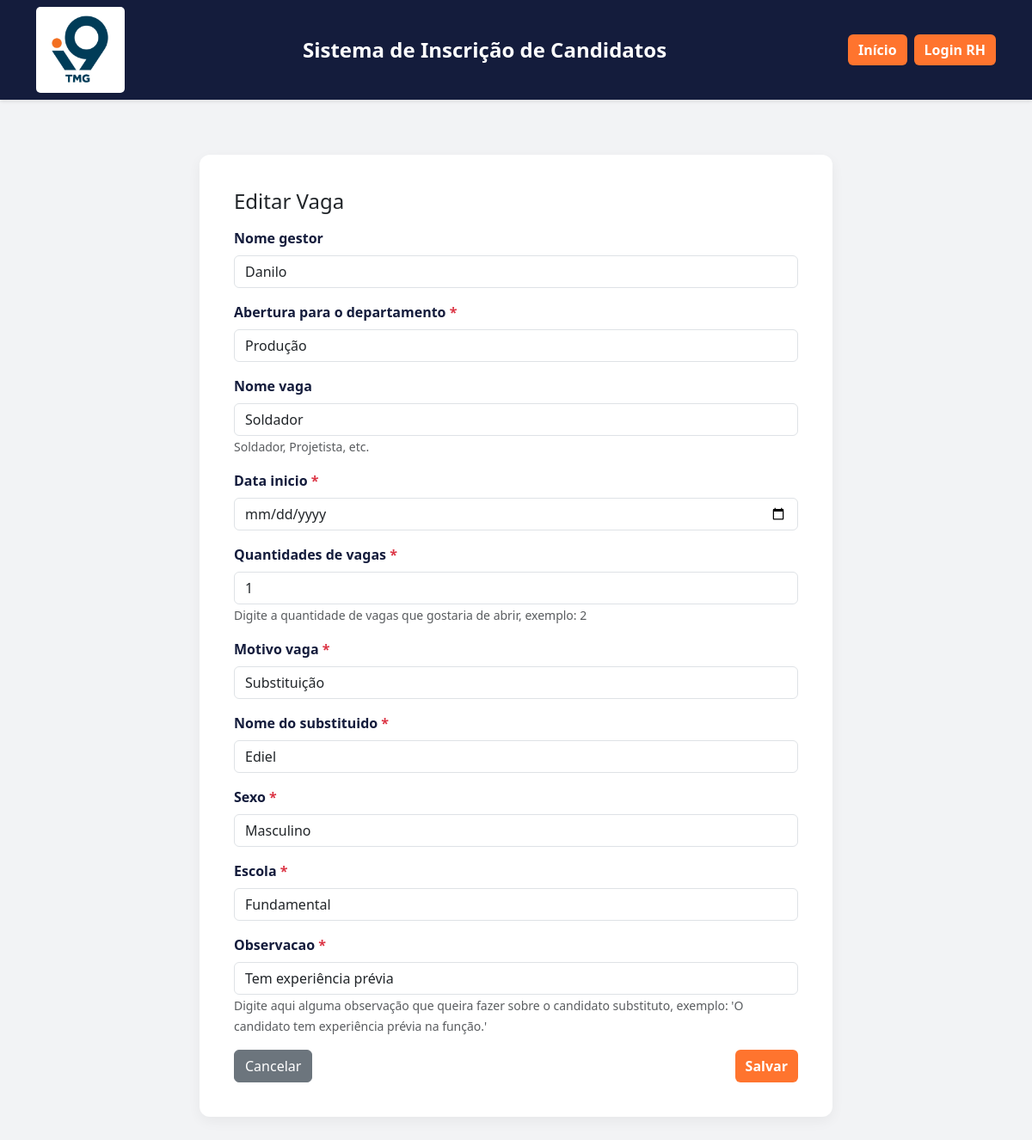
/vagas/rh/vaga/5/editar/ (signed in), run on the app's committed database.
### vagasAbertas/models.py (models this page shows, shortened)
class Vagas(models.Model):
    STATUS_CHOICES = [
        ('em_analise', 'Em Analise'),
        ('aprovado', 'Aprovado'),
        ('rejeitado', 'Rejeitado')
    ]
    DEPARTAMENTOS = [
            ('comercial', 'Comercial'),
            ('compras', 'Compras'),
            ('diretoria', 'Diretoria'),
            ('financeiro', 'Financeiro'),
            ('rh', 'Recursos Humanos'),
            ('obra', 'Obras'),
            ('orcamento', 'Orçamento'),
            ('planejamento', 'Planejamento Processos e Qualidade'),
            ('producao', 'Produção'),
            ('projetos', 'Projetos'),
            ('ti', 'Tecnologia de Informação')
        ]
    solicitante = models.ForeignKey(User, on_delete=models.SET_NULL, null=True, blank=True)
    nome_gestor = models.CharField(max_length=200, blank=True)
    data_solic = models.DateField(auto_now_add=True)
    abertura_para_o_departamento = models.CharField(max_length=200, choices=DEPARTAMENTOS)
    nome_vaga = models.CharField(max_length=200, blank=True, help_text="Soldador, Projetista, etc.")
    data_inicio = models.DateField()
    quantidades_de_vagas = models.PositiveBigIntegerField(help_text="Digite a quantidade de vagas que gostaria de abrir, exemplo: 2")
    motivo_vaga = models.CharField(max_length=100, choices=[
        ('substitucao', 'Substituição'),
        ('nova_vaga', 'Novas Vagas')
    ])
    nome_do_substituido = models.CharField(max_length=200)
    sexo = models.CharField(max_length=100, choices=[
        ('masculino', 'Masculino'),
        ('feminino', 'Feminino'),
        ('naoexp', 'Prefiro não especificar.')
    ])
    escola = models.CharField(max_length=100, choices=[
        ('fundamental', 'Fundamental'),
        ('medio', 'Ensino Médio'),
        ('superior', 'Superior'),
        ('tecnico', 'Técnico')
    ])
    observacao = models.TextField(blank=False, help_text="Digite aqui alguma observação que queira fazer sobre o candidato substituto, exemplo: 'O candidato tem experiência prévia na função.'")
    status = models.CharField(max_length=20, choices=STATUS_CHOICES, default = 'em_analise')
    ativa = models.BooleanField(default=True)
    data_cadastro = models.DateTimeField(auto_now_add=True)
    observacao_rh = models.TextField(blank=True)
    class Meta:
        verbose_name = 'Candidato'
        verbose_name_plural = 'Candidatos'
        ordering = ['-data_cadastro']

### vagasAbertas/views.py (the view)
# urls.py: path('rh/vaga/<int:vaga_id>/editar/', views.editar_vaga, name='editar_vaga'),
@login_required
def editar_vaga(request, vaga_id):
    vaga = get_object_or_404(Vagas, id=vaga_id)
    if not is_rh(request.user):
        messages.error(request, "Você não ter permissão para editar esta vaga.")
        return redirect("listar_vagas")
    form = dadosVagas(request.POST or None, instance = vaga)
    if form.is_valid():
        form.save()
        messages.success(request, "Vaga atualizada com sucesso!")
        return redirect("listar_vagas" if vaga.solicitante == request.user else "listar_vagas")
    return render(request, "vagasAbertas/editar_vaga.html", {"form": form, "vaga": vaga})

### vagasAbertas/forms.py
class dadosVagas(forms.ModelForm):
    class Meta:
        model = Vagas
        fields = ['nome_gestor', 'abertura_para_o_departamento', 'nome_vaga',
                   'data_inicio', 'quantidades_de_vagas', 'motivo_vaga',
                   'nome_do_substituido', 'sexo', 'escola', 'observacao']
        widgets = {
            'nome_gestor': forms.TextInput(attrs={'class': 'form-control'}),
            'abertura_para_o_departamento': forms.Select(attrs={'class': 'form-control'}),
            'nome_vaga': forms.TextInput(attrs={'class': 'form-control'}),
            'data_inicio': forms.DateInput(attrs={'class': 'form-control', 'type': 'date'}),
            'quantidades_de_vagas': forms.NumberInput(attrs={'class': 'form-control', 'min': '1'}),
            'motivo_vaga': forms.Select(attrs={'class': 'form-control'}),
            'nome_do_substituido': forms.TextInput(attrs={'class': 'form-control'}),
            'sexo': forms.Select(attrs={'class': 'form-control'}),
            'escola': forms.Select(attrs={'class': 'form-control'}),
            'observacao': forms.TextInput(attrs={'class': 'form-control', 'rows': 5})
        }

### vagasAbertas/views.py (called while the page is built)
def is_rh(user):
    return user.is_staff or user.groups.filter(name="RH").exists()

### vagasAbertas/templates/vagasAbertas/editar_vaga.html (shortened to what this page needs)
{% extends "vagasAbertas/base.html" %}
{% block content %}
<div class="row justify-content-center">
    <div class="col-md-8">
        <div class="main-card">
            <h4 class="mb-3">Editar Vaga</h4>
            <form method="post">
                {% for field in form %}
                    <div class="mb-3">
                        <label for="{{ field.id_for_label }}" class="form-label">
                            {{ field.label }}
                            {% if field.field.required %}<span class="text-danger">*</span>{% endif %}
                        </label>
                        {{ field }}
                        {% if field.help_text %}<small class="form-text text-muted">{{ field.help_text }}</small>{% endif %}
                    </div>
                {% endfor %}
                <div class="d-flex justify-content-between">
                    <a href="{% url 'painel_rh' %}" class="btn btn-secondary">Cancelar</a>
                    <button type="submit" class="btn btn-laranja">Salvar</button>
                </div>
            </form>
        </div>
    </div>
</div>
{% endblock %}

### vagasAbertas/templates/vagasAbertas/base.html (style rules this page uses)
:root { --azul-principal: #141C3C; --laranja-principal: #FF742E; --branco-fundo: #F2F3F5; }
body { background-color: var(--branco-fundo); font-family: 'Segoe UI', Roboto, sans-serif; min-height: 100vh; display: flex; flex-direction: column; }
.main-card { background-color: white; padding: 40px; border-radius: 12px; box-shadow: 0 5px 15px rgba(0,0,0,0.05); margin-top: 40px; margin-bottom: 40px; }
.btn-laranja { background-color: var(--laranja-principal); color: white; border: none; font-weight: bold; transition: background-color 0.3s; }
.form-label { color: var(--azul-principal); font-weight: 600; }

### data on the page
Vagas: form "Danilo" "Produção" "Soldador" "1" "Substituição" "Ediel" "Masculino" "Fundamental" "Tem experiência prévia"

### other printed values
{{ field.label }} "Nome gestor" "Abertura para o departamento" "Nome vaga" "Data inicio" "Quantidades de vagas" "Motivo vaga" "Nome do substituido" "Sexo" "Escola" "Observacao"
{{ field.help_text }} "Soldador, Projetista, etc." "Digite a quantidade de vagas que gostaria de abrir, exemplo: 2" "Digite aqui alguma observação que queira fazer sobre o candidato substituto, exemplo: 'O candidato tem experiência prévia na função.'"
